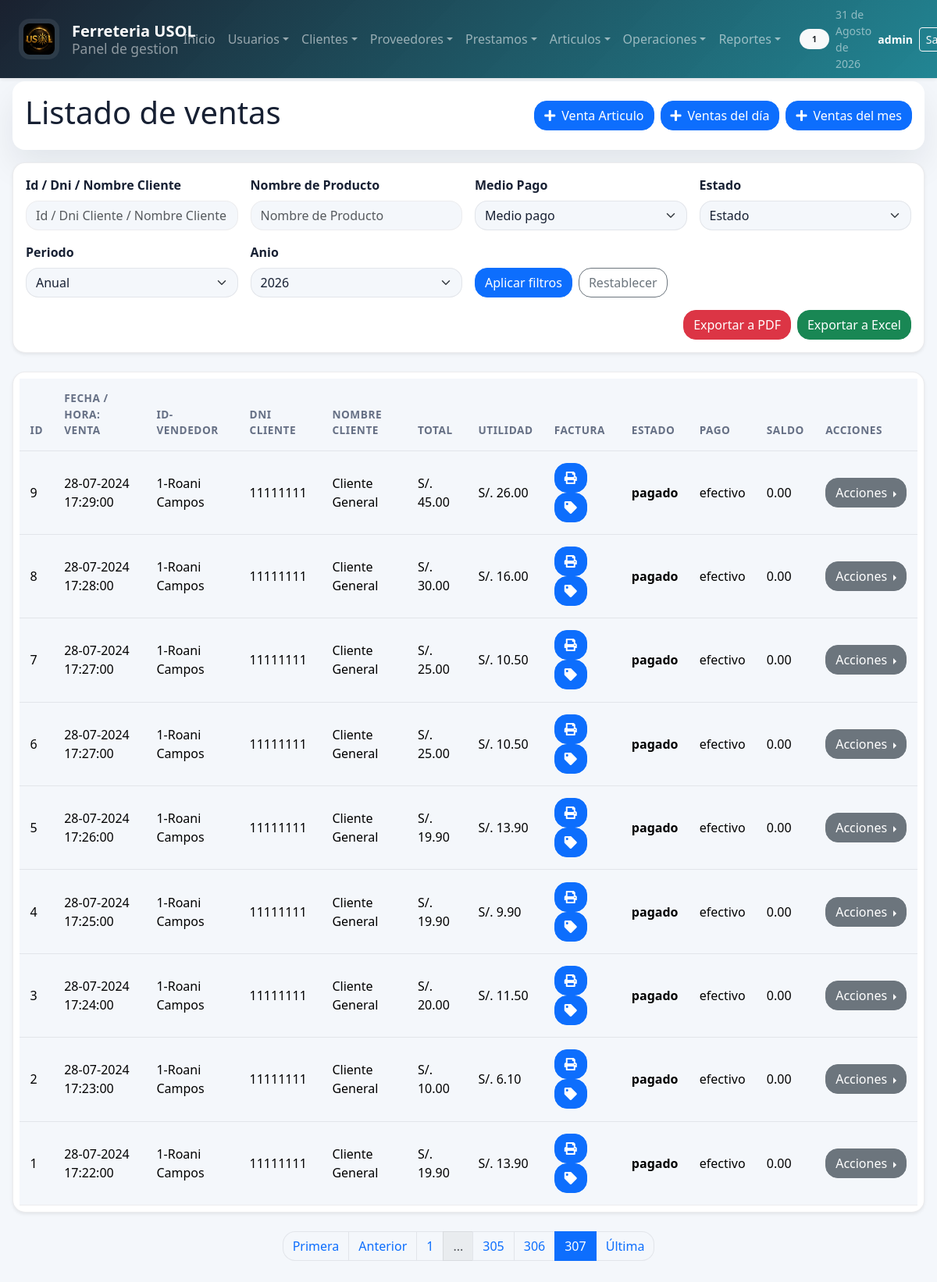
Page /sistema/reportes/ventas.php?page=307 (signed in) on the committed database.
### tables this page shows
CREATE TABLE `ventas` (
  `IdVenta` int(11) NOT NULL AUTO_INCREMENT,
  `Fecha` datetime NOT NULL,
  `Cod_Caja` int(11) NOT NULL,
  `dniCliente` int(11) NOT NULL,
  `Medio_Pago` varchar(50) NOT NULL,
  `efectivo` float DEFAULT NULL,
  `tarjeta` float DEFAULT NULL,
  `Total` decimal(8,2) NOT NULL,
  `utilidad` decimal(8,2) NOT NULL,
  `Estado` varchar(11) NOT NULL,
  `saldo` double DEFAULT NULL,
  `vuelto` double DEFAULT NULL,
  PRIMARY KEY (`IdVenta`),
  KEY `Cod_Caja` (`Cod_Caja`)
);

CREATE TABLE `caja` (
  `IdCaja` int(11) NOT NULL AUTO_INCREMENT,
  `FechaApertura` datetime NOT NULL DEFAULT current_timestamp(),
  `Actividad` text NOT NULL,
  `Monto_inicial` decimal(8,2) NOT NULL,
  `Monto_salida` decimal(8,2) NOT NULL,
  `totalEfectivoDia` double DEFAULT NULL,
  `totalTarjetaDia` double DEFAULT NULL,
  `totalCajaDia` double DEFAULT NULL,
  `utilidadDia` double DEFAULT NULL,
  `TotalEfectivo` float(8,2) NOT NULL,
  `TotalTarjeta` float(8,2) NOT NULL,
  `Total_caja` decimal(8,2) NOT NULL,
  `Utilidad` float(8,2) NOT NULL,
  `Cod_Empleado` int(11) NOT NULL,
  `Estado` varchar(10) NOT NULL,
  PRIMARY KEY (`IdCaja`),
  KEY `Cod_Empleado` (`Cod_Empleado`)
);

CREATE TABLE `empleados` (
  `IdEmpleado` int(11) NOT NULL AUTO_INCREMENT,
  `Nombre` varchar(50) NOT NULL,
  `Dni` int(11) NOT NULL,
  `Direccion` varchar(50) NOT NULL,
  `Telefono` int(11) NOT NULL,
  `Email` varchar(50) NOT NULL,
  `Usuario` varchar(20) NOT NULL,
  `Clave` varchar(300) NOT NULL,
  `Rol` int(11) NOT NULL,
  PRIMARY KEY (`IdEmpleado`),
  KEY `Rol` (`Rol`)
);

CREATE TABLE `clientes` (
  `Id_Cliente` int(11) NOT NULL AUTO_INCREMENT,
  `Nombre` varchar(50) NOT NULL,
  `Dni` int(8) DEFAULT NULL,
  `Telefono` int(9) DEFAULT NULL,
  `direccion` varchar(50) DEFAULT NULL,
  `Fecha_Registro` date NOT NULL,
  `cantidadCompras` int(11) DEFAULT NULL,
  `montoCompras` double DEFAULT NULL,
  `gananciaGenerada` double DEFAULT NULL,
  PRIMARY KEY (`Id_Cliente`)
);

### sistema/includes/analytics.php (called while the page is built, shortened)
<?php
function analyticsGetDateFilters($source = null)
{
    $source = is_array($source) ? $source : $_GET;
    $currentYear = (int)date('Y');
    $currentMonth = date('Y-m');
    $period = isset($source['period']) ? strtolower(trim((string)$source['period'])) : 'year';
    $selectedYear = isset($source['year']) ? (int)$source['year'] : $currentYear;
    $selectedMonth = isset($source['month']) ? trim((string)$source['month']) : $currentMonth;
    $inputStart = isset($source['start_date']) ? trim((string)$source['start_date']) : '';
    $inputEnd = isset($source['end_date']) ? trim((string)$source['end_date']) : '';
    if ($period === 'month') {
        $monthDate = DateTime::createFromFormat('Y-m', $selectedMonth);
        if (!$monthDate) {
            $monthDate = DateTime::createFromFormat('Y-m', $currentMonth);
        }
        $startDate = $monthDate->format('Y-m-01');
        $endDate = $monthDate->format('Y-m-t');
        $label = strftime('%B %Y', strtotime($startDate));
    } else {
        $period = 'year';
        $startDate = sprintf('%04d-01-01', $selectedYear);
        $endDate = sprintf('%04d-12-31', $selectedYear);
        $label = 'Anio ' . $selectedYear;
    }
    $topLimit = isset($source['top_limit']) ? (int)$source['top_limit'] : 10;
    $topMetric = isset($source['top_metric']) ? trim((string)$source['top_metric']) : 'monto';
    return [
        'period' => $period,
        'year' => $selectedYear,
        'month' => $selectedMonth,
        'start_date' => $startDate,
        'end_date' => $endDate,
        'label' => ucfirst($label),
        'top_limit' => $topLimit,
        'top_metric' => $topMetric,
    ];
}
function analyticsGetYearOptions($pastYears = 5)
{
    $currentYear = (int)date('Y');
    $years = [];
    for ($year = $currentYear; $year >= ($currentYear - $pastYears); $year--) {
        $years[] = $year;
    }
    return $years;
}

### sistema/reportes/ventas.php (the view, shortened to what this page needs)
<?php
    include "../../conexion.php";
    include "../includes/paginador.php";
    require_once __DIR__ . "/../includes/analytics.php";
    $yearOptions = analyticsGetYearOptions();
    $filters = analyticsGetDateFilters($_GET);
    $results_per_page = 10;
    $current_page = isset($_GET['page']) ? intval($_GET['page']) : 1;
    $consulta = "
        SELECT v.IdVenta, v.Fecha, v.Cod_Caja, v.dniCliente, cl.Nombre, v.Total, v.Estado, v.saldo, v.Medio_Pago,
        c.Cod_Empleado as empl, e.Nombre as nempl, v.utilidad
        FROM ventas v
        INNER JOIN caja c ON v.Cod_Caja = c.IdCaja
        INNER JOIN empleados e ON c.Cod_Empleado = e.IdEmpleado
        INNER JOIN clientes cl ON cl.Dni = v.dniCliente
        ORDER BY IdVenta DESC
    ";
    $where = "
        ventas v
        INNER JOIN caja c ON v.Cod_Caja = c.IdCaja
        INNER JOIN empleados e ON c.Cod_Empleado = e.IdEmpleado
        INNER JOIN clientes cl ON cl.Dni = v.dniCliente
        ORDER BY IdVenta DESC
    ";
    list($result, $total_records) = getPaginatedDataVentas($conexionDB, $consulta, $where, $current_page, $results_per_page);
    $row = $result->num_rows;
?>
<!DOCTYPE html>
<html lang="es">
<head>
	<?php include "../includes/scripts_2.php"; ?>
</head>
<body>
    <?php include "../includes/header_2.php"; ?>
	<section id="container">
        <div class="bg-white p-3 rounded shadow mb-3">
            <div class="d-flex flex-column flex-md-row justify-content-between align-items-md-center gap-3">
                <div class="mb-0">
                    <h1>Listado de ventas</h1>
                </div>
                <div class="d-flex flex-wrap gap-2">
                    <a href="../operaciones/venta_articulo.php" class="btn_new"><i class="fas fa-plus"></i> Venta Articulo</a>
                    <a href="ventasDelDia.php" class="btn_new"><i class="fas fa-plus"></i> Ventas del día</a>
                    <a href="ventasDelMes.php" class="btn_new"><i class="fas fa-plus"></i> Ventas del mes</a>
                </div>
            </div>
        </div>
        <div class="header_container">
            <div class="row g-3 align-items-end">
                <div class="col-12 col-md-4 col-lg-3">
                    <label for="busquedaVenta">Id / Dni / Nombre Cliente</label>
                    <input class="filtrosBusqueda" type="text" name="busquedaVenta" id="busquedaVenta" placeholder="Id / Dni Cliente / Nombre Cliente">
                </div>
                <div class="col-12 col-md-4 col-lg-3">
                    <label for="busquedaNombreProducto">Nombre de Producto</label>
                    <input class="filtrosBusqueda" type="text" name="busquedaNombreProducto" id="busquedaNombreProducto" placeholder="Nombre de Producto">
                </div>
                <div class="col-12 col-md-4 col-lg-3">
                    <label for="busquedaMedioPago">Medio Pago</label>
                        <select class="filtrosBusqueda" name="busquedaMedioPago" id="busquedaMedioPago">
                            <option value="">Medio pago</option>
                        </select>
                </div>
                <div class="col-12 col-md-4 col-lg-3">
                    <label for="busquedaEstado">Estado</label>
                        <select class="filtrosBusqueda" name="busquedaEstado" id="busquedaEstado">
                            <option value="">Estado</option>
                        </select>
                </div>
                <div class="col-12 col-md-4 col-lg-3">
                    <label for="period">Periodo</label>
                    <select class="filtrosBusqueda" name="period" id="period">
                        <option value="year" <?php echo $filters['period'] === 'year' ? 'selected' : ''; ?>>Anual</option>
                    </select>
                </div>
                <div class="analytics-period-field col-12 col-md-4 col-lg-3" data-period-target="year">
                    <label for="year">Anio</label>
                    <select class="filtrosBusqueda" name="year" id="year">
                        <?php foreach ($yearOptions as $yearOption) { ?>
                            <option value="<?php echo $yearOption; ?>" <?php echo (int)$filters['year'] === (int)$yearOption ? 'selected' : ''; ?>><?php echo $yearOption; ?></option>
                        <?php } ?>
                    </select>
                </div>
                <div class="col-12 col-md-4 col-lg-3">
                    <div class="d-flex gap-2">
                        <button type="button" class="btn btn-primary" onclick="buscarVenta()">Aplicar filtros</button>
                        <a href="ventas.php" class="btn btn-outline-secondary">Restablecer</a>
                    </div>
                </div>
                <div class="col-12 col-md-4 col-lg-4 ms-lg-auto">
                    <div class="d-flex gap-2 justify-content-md-end">
                        <button class="btn btn-danger" type="button" onclick="exportarVentasPDF()">Exportar a PDF</button>
                        <button class="btn btn-success"  type="button" onclick="exportarVentasEXCEL()">Exportar a Excel</button>
                    </div>
                </div>
            </div>
        </div>
        <div class="containerTable">
            <table id="tablaVentas">
                <thead>
                    <tr>
                        <th>Id</th>
                        <th>Fecha / Hora: Venta</th>
                        <th>ID-Vendedor</th>
                        <th>DNI Cliente</th>
                        <th>Nombre cliente</th>
                        <th>Total</th>
                        <?php if($_SESSION['rol'] == 1){ ?>
                            <th>Utilidad</th>
                        <?php } ?>
                        <th>Factura</th>
                        <th>Estado</th>
                        <th>Pago</th>
                        <th>Saldo</th>
                        <th>Acciones</th>
                    </tr>
                </thead>
                <tbody>
                    <?php
                        if($row > 0){
                            while ($data = $result->fetch_assoc()){
                                $estadoVenta = $data['Estado'];
                            ?>
                                <tr id="row_<?php echo $data["IdVenta"]; ?>">
                                    <td><?php echo $data['IdVenta']; ?></td>
                                    <td><?php echo date("d-m-Y H:i:s", strtotime($data["Fecha"])); ?></td>
                                    <td><?php echo $data["empl"]; ?>-<?php echo $data["nempl"]; ?></td>
                                    <td><?php echo $data['dniCliente']; ?></td>
                                    <td><?php echo $data['Nombre']; ?></td>
                                    <td>S/. <?php echo $data["Total"]; ?></td>
                                    <?php if($_SESSION['rol'] == 1){ ?>
                                        <td>S/. <?php echo $data['utilidad']; ?></td>
                                    <?php } ?>
                                    <td>
                                        <div class="div_acciones">
                                            <div>
                                                <?php
                                                    if($estadoVenta === 'pagado'){
                                                        ?>
                                                        <button class="btn btn-primary" type="button" onclick="generarPDF(<?php echo $data['dniCliente']; ?>, <?php echo $data['IdVenta']; ?>)"><i class="fas fa-print"></i></button>
                                                        <button class="btn btn-primary" type="button" onclick="generarTicket(<?php echo $data['IdVenta']; ?>)"><i class="fas fa-tag"></i></button>
                                                        <?php
                                                    }else if($estadoVenta === 'pendiente'){
                                                        ?>
                                                        <button class="btn btn-primary" type="button" onclick="generarPDF(<?php echo $data['dniCliente']; ?>, <?php echo $data['IdVenta']; ?>)"><i class="fas fa-print"></i></button>
                                                        <button class="btn btn-primary" type="button" onclick="generarTicket(<?php echo $data['IdVenta']; ?>)"><i class="fas fa-tag"></i></button>
                                                        <?php
                                                    }else if($estadoVenta === 'saldo'){
                                                        ?>
                                                        <button class="btn btn-primary" type="button" onclick="generarPDF(<?php echo $data['dniCliente']; ?>, <?php echo $data['IdVenta']; ?>)"><i class="fas fa-print"></i></button>
                                                        <button class="btn btn btn-primary" type="button" onclick="generarTicket(<?php echo $data['IdVenta']; ?>)"><i class="fas fa-tag"></i></button>
                                                        <?php
                                                    }
                                                ?>
                                            </div>
                                        </div>
                                    </td>
                                    <?php
                                        if($estadoVenta === 'pagado'){
                                    ?>
                                        <td class="pagado"><?php echo $data['Estado']; ?></td>
                                    <?php
                                        }else if($estadoVenta === 'pendiente'){
                                    ?>
                                        <td class="pendiente"><?php echo $data['Estado']; ?></td>
                                    <?php
                                        }else if($estadoVenta === 'saldo'){
                                    ?>
                                        <td class="saldo"><?php echo $data['Estado']; ?></td>
                                    <?php
                                        }else{
                                    ?>
                                        <td class="anulado"><?php echo $data['Estado']; ?></td>
                                    <?php
                                        }
                                    ?>
                                    <td><?php echo $data['Medio_Pago']; ?></td>
                                    <td><?php echo number_format($data['saldo'],2); ?></td>
                                    <td>
                                        <div class="btn-group dropend">
                                            <button class="btn btn-secondary dropdown-toggle" type="button" data-bs-toggle="dropdown" aria-expanded="false">
                                                Acciones
                                            </button>
                                        </div>
                                    </td>
                                </tr>
                    <?php
                            }
                        }
                    ?>
                </tbody>
            </table>
        </div>
	</section>
</body>
</html>

### rows in the picture
ventas: IdVenta "9", Fecha "28-07-2024 17:29:00", Cod_Caja.Cod_Empleado "1", empleados.Nombre "Roani Campos", dniCliente "11111111", clientes.Nombre "Cliente General", Total "45.00", utilidad "26.00", Estado "pagado", Medio_Pago "efectivo", saldo "0.00"
ventas: IdVenta "8", Fecha "28-07-2024 17:28:00", Cod_Caja.Cod_Empleado "1", empleados.Nombre "Roani Campos", dniCliente "11111111", clientes.Nombre "Cliente General", Total "30.00", utilidad "16.00", Estado "pagado", Medio_Pago "efectivo", saldo "0.00"
ventas: IdVenta "7", Fecha "28-07-2024 17:27:00", Cod_Caja.Cod_Empleado "1", empleados.Nombre "Roani Campos", dniCliente "11111111", clientes.Nombre "Cliente General", Total "25.00", utilidad "10.50", Estado "pagado", Medio_Pago "efectivo", saldo "0.00"
ventas: IdVenta "6", Fecha "28-07-2024 17:27:00", Cod_Caja.Cod_Empleado "1", empleados.Nombre "Roani Campos", dniCliente "11111111", clientes.Nombre "Cliente General", Total "25.00", utilidad "10.50", Estado "pagado", Medio_Pago "efectivo", saldo "0.00"
ventas: IdVenta "5", Fecha "28-07-2024 17:26:00", Cod_Caja.Cod_Empleado "1", empleados.Nombre "Roani Campos", dniCliente "11111111", clientes.Nombre "Cliente General", Total "19.90", utilidad "13.90", Estado "pagado", Medio_Pago "efectivo", saldo "0.00"
ventas: IdVenta "4", Fecha "28-07-2024 17:25:00", Cod_Caja.Cod_Empleado "1", empleados.Nombre "Roani Campos", dniCliente "11111111", clientes.Nombre "Cliente General", Total "19.90", utilidad "9.90", Estado "pagado", Medio_Pago "efectivo", saldo "0.00"
ventas: IdVenta "3", Fecha "28-07-2024 17:24:00", Cod_Caja.Cod_Empleado "1", empleados.Nombre "Roani Campos", dniCliente "11111111", clientes.Nombre "Cliente General", Total "20.00", utilidad "11.50", Estado "pagado", Medio_Pago "efectivo", saldo "0.00"
ventas: IdVenta "2", Fecha "28-07-2024 17:23:00", Cod_Caja.Cod_Empleado "1", empleados.Nombre "Roani Campos", dniCliente "11111111", clientes.Nombre "Cliente General", Total "10.00", utilidad "6.10", Estado "pagado", Medio_Pago "efectivo", saldo "0.00"
ventas: IdVenta "1", Fecha "28-07-2024 17:22:00", Cod_Caja.Cod_Empleado "1", empleados.Nombre "Roani Campos", dniCliente "11111111", clientes.Nombre "Cliente General", Total "19.90", utilidad "13.90", Estado "pagado", Medio_Pago "efectivo", saldo "0.00"

### other values in the picture
$_SESSION['rol_name'] "1"
fechaC() "31 de Agosto de 2026"
$_SESSION['user'] "admin"
form field year "2026"
